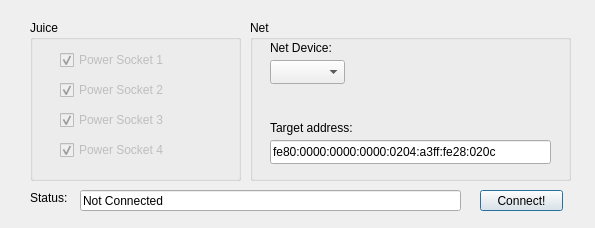
<?xml version="1.0" encoding="UTF-8"?>
<ui version="4.0">
 <class>PwrDialog</class>
 <widget class="QDialog" name="PwrDialog">
  <property name="windowModality">
   <enum>Qt::NonModal</enum>
  </property>
  <property name="geometry">
   <rect>
    <x>0</x>
    <y>0</y>
    <width>595</width>
    <height>228</height>
   </rect>
  </property>
  <property name="windowTitle">
   <string>Remote Power Controller</string>
  </property>
  <property name="accessibleDescription">
   <string extracomment="On/Off Power Dialog Box"/>
  </property>
  <widget class="QGroupBox" name="groupBox">
   <property name="geometry">
    <rect>
     <x>30</x>
     <y>20</y>
     <width>211</width>
     <height>161</height>
    </rect>
   </property>
   <property name="title">
    <string>Juice</string>
   </property>
   <widget class="QCheckBox" name="checkBoxPwr1">
    <property name="enabled">
     <bool>false</bool>
    </property>
    <property name="geometry">
     <rect>
      <x>30</x>
      <y>30</y>
      <width>121</width>
      <height>20</height>
     </rect>
    </property>
    <property name="text">
     <string>Power Socket 1</string>
    </property>
    <property name="checked">
     <bool>true</bool>
    </property>
   </widget>
   <widget class="QCheckBox" name="checkBoxPwr2">
    <property name="enabled">
     <bool>false</bool>
    </property>
    <property name="geometry">
     <rect>
      <x>30</x>
      <y>60</y>
      <width>121</width>
      <height>20</height>
     </rect>
    </property>
    <property name="text">
     <string>Power Socket 2</string>
    </property>
    <property name="checked">
     <bool>true</bool>
    </property>
   </widget>
   <widget class="QCheckBox" name="checkBoxPwr3">
    <property name="enabled">
     <bool>false</bool>
    </property>
    <property name="geometry">
     <rect>
      <x>30</x>
      <y>90</y>
      <width>121</width>
      <height>20</height>
     </rect>
    </property>
    <property name="text">
     <string>Power Socket 3</string>
    </property>
    <property name="checked">
     <bool>true</bool>
    </property>
   </widget>
   <widget class="QCheckBox" name="checkBoxPwr4">
    <property name="enabled">
     <bool>false</bool>
    </property>
    <property name="geometry">
     <rect>
      <x>30</x>
      <y>120</y>
      <width>121</width>
      <height>20</height>
     </rect>
    </property>
    <property name="text">
     <string>Power Socket 4</string>
    </property>
    <property name="checked">
     <bool>true</bool>
    </property>
   </widget>
  </widget>
  <widget class="QLabel" name="label">
   <property name="geometry">
    <rect>
     <x>30</x>
     <y>190</y>
     <width>51</width>
     <height>16</height>
    </rect>
   </property>
   <property name="text">
    <string>Status:</string>
   </property>
  </widget>
  <widget class="QPushButton" name="connectButton">
   <property name="geometry">
    <rect>
     <x>480</x>
     <y>190</y>
     <width>83</width>
     <height>21</height>
    </rect>
   </property>
   <property name="text">
    <string>Connect!</string>
   </property>
  </widget>
  <widget class="QGroupBox" name="groupBox_2">
   <property name="geometry">
    <rect>
     <x>250</x>
     <y>20</y>
     <width>321</width>
     <height>161</height>
    </rect>
   </property>
   <property name="title">
    <string>Net</string>
   </property>
   <widget class="QLabel" name="label_2">
    <property name="geometry">
     <rect>
      <x>20</x>
      <y>20</y>
      <width>81</width>
      <height>16</height>
     </rect>
    </property>
    <property name="text">
     <string>Net Device:</string>
    </property>
   </widget>
   <widget class="QLineEdit" name="lineEdit">
    <property name="geometry">
     <rect>
      <x>20</x>
      <y>120</y>
      <width>281</width>
      <height>24</height>
     </rect>
    </property>
    <property name="text">
     <string>fe80:0000:0000:0000:0204:a3ff:fe28:020c</string>
    </property>
   </widget>
   <widget class="QLabel" name="label_3">
    <property name="geometry">
     <rect>
      <x>20</x>
      <y>100</y>
      <width>101</width>
      <height>16</height>
     </rect>
    </property>
    <property name="text">
     <string>Target address:</string>
    </property>
   </widget>
   <widget class="QComboBox" name="comboBox">
    <property name="geometry">
     <rect>
      <x>20</x>
      <y>40</y>
      <width>75</width>
      <height>24</height>
     </rect>
    </property>
   </widget>
  </widget>
  <widget class="QLineEdit" name="lineEditStat">
   <property name="geometry">
    <rect>
     <x>80</x>
     <y>190</y>
     <width>381</width>
     <height>21</height>
    </rect>
   </property>
   <property name="text">
    <string>Not Connected</string>
   </property>
   <property name="maxLength">
    <number>71</number>
   </property>
   <property name="readOnly">
    <bool>true</bool>
   </property>
  </widget>
 </widget>
 <resources/>
 <connections/>
</ui>
